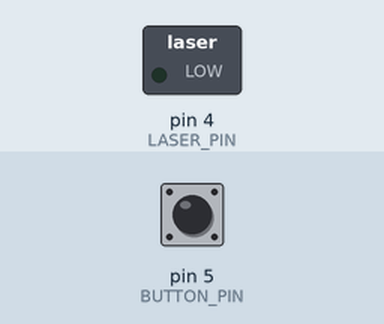
Simulated run of this sketch. Board: Arduino Uno, built with avr-gcc and run on an emulated ATmega328P. Shown: switched loads named in the sketch (green lamp = pin HIGH). Dashed ring = blinking. Inputs (shaded band) come from the test bench; at power-on: pin 5 (BUTTON_PIN) HIGH.

Above: at 1.2 s.
1.3 s: pin 5 (BUTTON_PIN) pulled LOW for 1 s
At 1.55 s:
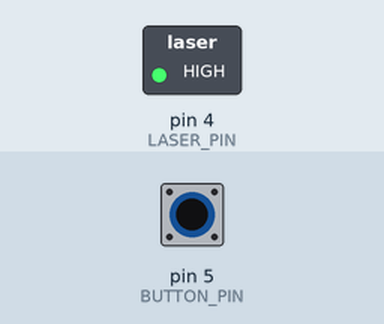
4.3 s: pin 5 (BUTTON_PIN) pulled LOW for 3.2 s
At 7.8 s:
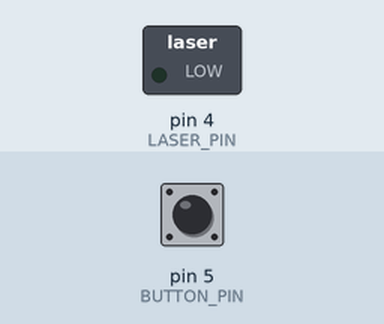
Timing chart, 0 to 9.3 s (numbered marks = the images above; inputs shaded):
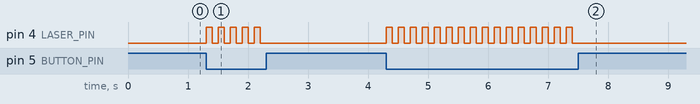

The sketch:

Remote_Code.ino
```cpp
#define LASER_PIN 4
#define BUTTON_PIN 5

const unsigned int FREQUENCY_HZ = 5;

void setup()
{
    pinMode(LASER_PIN, OUTPUT);
    digitalWrite(LASER_PIN, LOW);
    pinMode(BUTTON_PIN, INPUT_PULLUP);
}

void loop()
{
    if (digitalRead(BUTTON_PIN) == LOW)
    {
        digitalWrite(LASER_PIN, !digitalRead(LASER_PIN));
        delay(500 / FREQUENCY_HZ);
    }
    else
    {
        digitalWrite(LASER_PIN, LOW);
    }
}
```

Measured:
- after the input at 1.3 s, pin 4 (LASER_PIN): alternates HIGH for 0.10 s and LOW for 0.10 s, 10 changes in all, then stays LOW, starting at once
- after the input at 4.3 s, pin 4 (LASER_PIN): alternates HIGH for 0.10 s and LOW for 0.10 s, 32 changes in all, then stays LOW, starting at once
